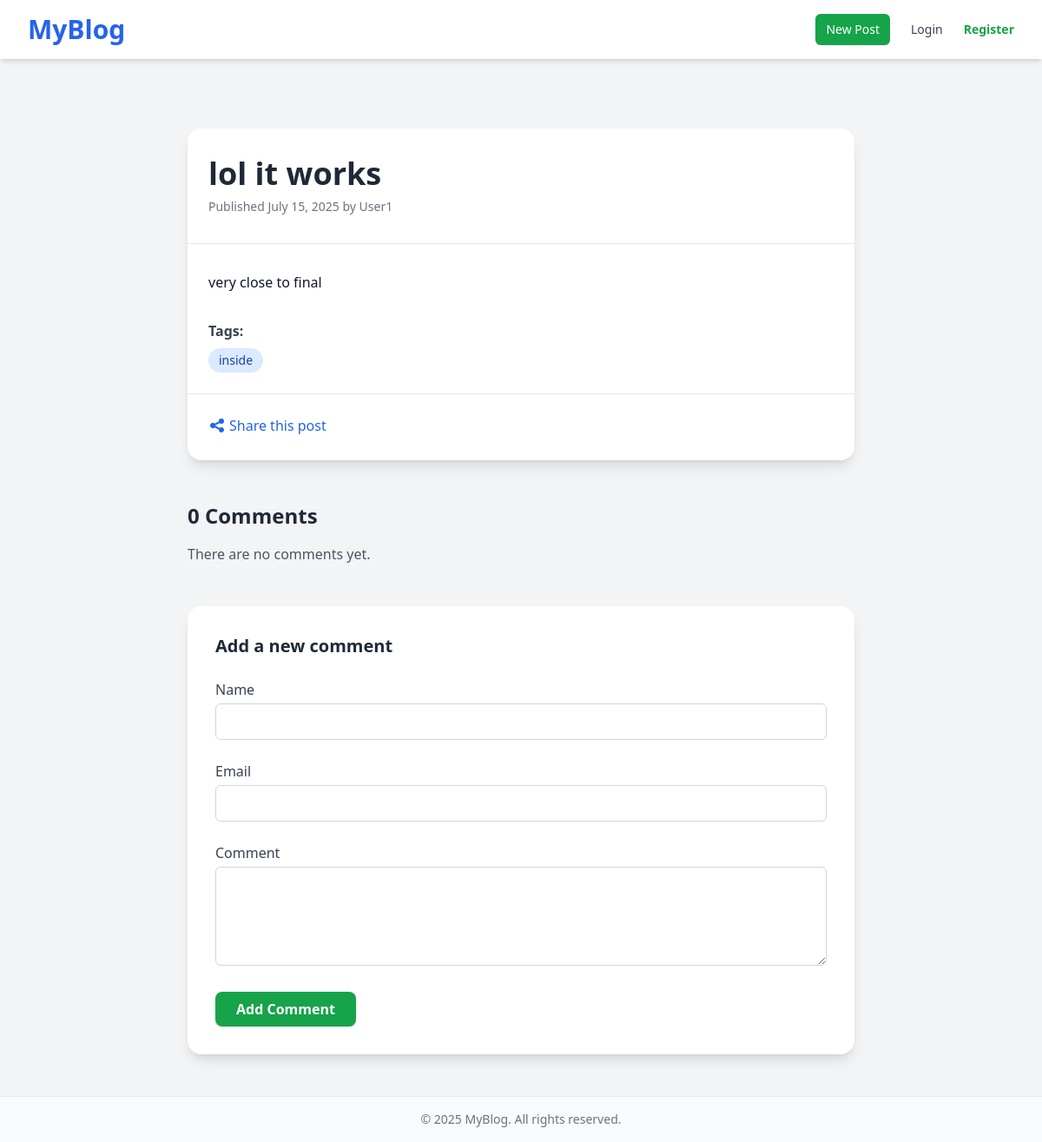
Screenshot of /blog/2025/7/15/lol-it-works/ with the database file from the repository.
### blog/models.py (models this page shows, shortened)
class Post(models.Model):
    class Status(models.TextChoices):
        DRAFT = 'DF', 'Draft'
        PUBLISHED = 'P', 'Published'
    author = models.ForeignKey(settings.AUTH_USER_MODEL, on_delete=models.CASCADE)
    title = models.CharField(max_length=250)
    body = models.TextField()
    publish = models.DateTimeField(default=timezone.now)
    created = models.DateTimeField(auto_now_add=True)
    updated = models.DateTimeField(auto_now=True)
    status = models.CharField(max_length=2, choices=Status.choices, default=Status.DRAFT)
    tags = TaggableManager()  # Allows tagging of posts
    class Meta:
        ordering = ['-publish']
    slug = models.SlugField(max_length=250, unique_for_date='publish', blank=True)

### account/models.py (models this page shows)
class CustomUser(AbstractUser):
    email = models.EmailField(unique=True)  # Ensures email is unique

### blog/views.py (the view)
# urls.py: path('<int:year>/<int:month>/<int:day>/<slug:post>/', views.post_detail, name='post_detail'),
def post_detail(request, year, month, day, post):
    post = get_object_or_404(
        Post,
        publish__year=year,
        publish__month=month,
        publish__day=day,
        slug=post,
        status=Post.Status.PUBLISHED
    )
    comments = post.comments.filter(active=True)
    form = CommentForm()  # Initialize an empty form for GET requests
    return render(request,
                  'blog/post/detail.html',
                  {'post': post,
                   'comments': comments,  # Pass comments to the template
                   'form': form})  # Pass the comment form to the template

### blog/forms.py
class CommentForm(forms.ModelForm): # Add this new form
    class Meta:
        model = Comment
        fields = ['name', 'email', 'body'] # Specify fields to include in the form

### templates/blog/post/detail.html (shortened to what this page needs)
{% extends "base.html" %}
{% block content %}
<article class="max-w-3xl mx-auto mt-8 bg-white rounded-2xl shadow-lg overflow-hidden">
  <header class="px-6 py-8 border-b">
    <h1 class="text-4xl font-extrabold text-gray-800">{{ post.title }}</h1>
    <p class="mt-2 text-sm text-gray-500">
      Published {{ post.publish|date:"F d, Y" }} by <span class="font-medium">{{ post.author }}</span>
    </p>
  </header>
  <div class="prose prose-lg px-6 py-8">
    {{ post.body|linebreaks }}
  </div>
  {% if post.tags.all %}
    <div class="px-6 pb-6">
      <h4 class="font-semibold text-gray-700 mb-2">Tags:</h4>
      <div class="flex flex-wrap gap-2">
        {% for tag in post.tags.all %}
          <a href="{% url 'blog:post_list_by_tag' tag.slug %}"
             class="text-sm bg-blue-100 text-blue-800 px-3 py-1 rounded-full hover:bg-blue-200 transition">
            {{ tag.name }}
          </a>
        {% endfor %}
      </div>
    </div>
  {% endif %}
<div class="px-6 pb-6 border-t border-gray-200 pt-6">
  <a href="{% url 'blog:post_share' post.id %}"
     class="inline-flex items-center text-blue-600 hover:text-blue-800 transition">
    <svg xmlns="http://www.w3.org/2000/svg" class="h-5 w-5 mr-1" viewBox="0 0 20 20" fill="currentColor">
      <path d="M15 8a3 3 0 10-2.977-2.63l-4.94 2.47a3 3 0 100 4.319l4.94 2.47a3 3 0 10.895-1.789l-4.94-2.47a3.027 3.027 0 000-.74l4.94-2.47C13.456 7.68 14.19 8 15 8z" />
    </svg>
    Share this post
  </a>
</div>
</article>
<section class="max-w-3xl mx-auto mt-12">
  <h2 class="text-2xl font-bold text-gray-800 mb-4">{{ comments.count }} Comment{{ comments.count|pluralize }}</h2>
  {% for comment in comments %}
    <div class="bg-gray-50 p-6 rounded-xl shadow-inner mb-6">
      <p class="text-sm text-gray-500 mb-1">
        <span class="font-medium">{{ comment.name }}</span> — {{ comment.created|date:"M d, Y" }}
      </p>
      <div class="prose">
        {{ comment.body|linebreaks }}
      </div>
    </div>
  {% empty %}
    <p class="text-gray-600">There are no comments yet.</p>
  {% endfor %}
</section>
<section class="max-w-3xl mx-auto mt-12 bg-white rounded-2xl shadow-lg p-8">
  <h3 class="text-xl font-semibold text-gray-800 mb-6">Add a new comment</h3>
  <form action="{% url 'blog:post_comment' post.id %}" method="post" class="space-y-6">
    {% if user.is_authenticated %}
      <input type="hidden" name="name" value="{{ user.get_full_name|default:user.username }}">
      <input type="hidden" name="email" value="{{ user.email }}">
    {% else %}
      <div>
        <label for="id_name" class="block text-gray-700 mb-1">Name</label>
        <input
          type="text"
          name="name"
          id="id_name"
          value="{{ form.name.value|default_if_none:'' }}"
          required
          class="w-full px-4 py-2 border border-gray-300 rounded-md focus:outline-none focus:ring-2 focus:ring-blue-500"
        />
      </div>
      <div>
        <label for="id_email" class="block text-gray-700 mb-1">Email</label>
        <input
          type="email"
          name="email"
          id="id_email"
          value="{{ form.email.value|default_if_none:'' }}"
          required
          class="w-full px-4 py-2 border border-gray-300 rounded-md focus:outline-none focus:ring-2 focus:ring-blue-500"
        />
      </div>
    {% endif %}
    <div>
      <label for="id_body" class="block text-gray-700 mb-1">Comment</label>
      <textarea
        name="body"
        id="id_body"
        rows="4"
        required
        class="w-full px-4 py-2 border border-gray-300 rounded-md focus:outline-none focus:ring-2 focus:ring-blue-500"
      >{{ form.body.value|default_if_none:'' }}</textarea>
    </div>
    <button
      type="submit"
      class="bg-green-600 text-white font-semibold py-2 px-6 rounded-lg shadow hover:shadow-lg transition-transform transform hover:-translate-y-0.5"
    >
      Add Comment
    </button>
  </form>
</section>
{% endblock %}

### rows the page displays
Post: title "lol it works", publish "July 15, 2025", author "User1", body "very close to final"
Tag: name "inside"

### other values shown
{{ comments.count }} "0"
